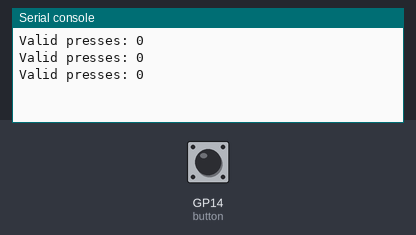
A program run on a simulated Raspberry Pi Pico running MicroPython. Parts: the last lines printed to the serial console. Inputs (shaded band) come from the test bench; at power-on: GP14 (button) HIGH.

Above: at 1.2 s.
1.3 s: GP14 (button) pulled LOW for 0.15 s
At 1.9 s:
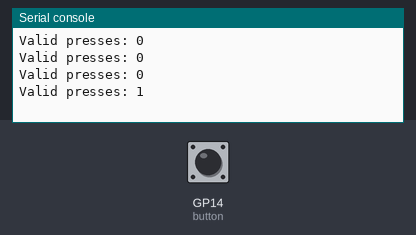
2.9 s: GP14 (button) pulled LOW for 1 s
At 3.4 s:
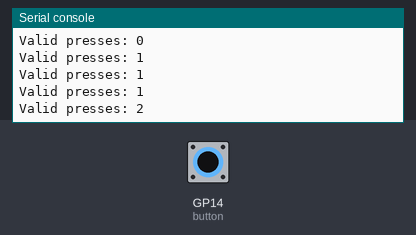
5.4 s: GP14 (button) pulled LOW for 0.15 s
At 5.9 s:
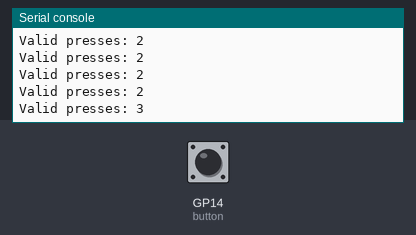
Timing chart, 0 to 8.4 s (numbered marks = the images above; inputs shaded):
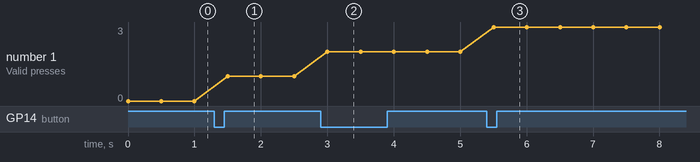

Measured:
- after the input at 1.3 s, the serial console: prints a new line after 0.20 s (image 1)
- after the input at 2.9 s, the serial console: prints a new line after 0.10 s (image 2)
- after the input at 5.4 s, the serial console: prints a new line after 0.10 s (image 3)
- plotted number 1: 0 → 1 after the input at 1.3 s, 1 → 2 after the input at 2.9 s, 2 → 3 after the input at 5.4 s

The program:

10_interrupt_counter.py
```python
"""Lab 10: Count debounced button presses using a falling-edge interrupt."""
from machine import Pin
from time import sleep_ms, ticks_diff, ticks_ms

button = Pin(14, Pin.IN, Pin.PULL_UP)
presses = 0
last_event_ms = 0

def button_pressed(pin):
    # Keep interrupt handlers short: no print(), allocation, or sleep().
    global presses, last_event_ms
    now = ticks_ms()
    if ticks_diff(now, last_event_ms) > 200:
        presses += 1
        last_event_ms = now

button.irq(trigger=Pin.IRQ_FALLING, handler=button_pressed)

while True:
    print("Valid presses:", presses)
    sleep_ms(500)
```
